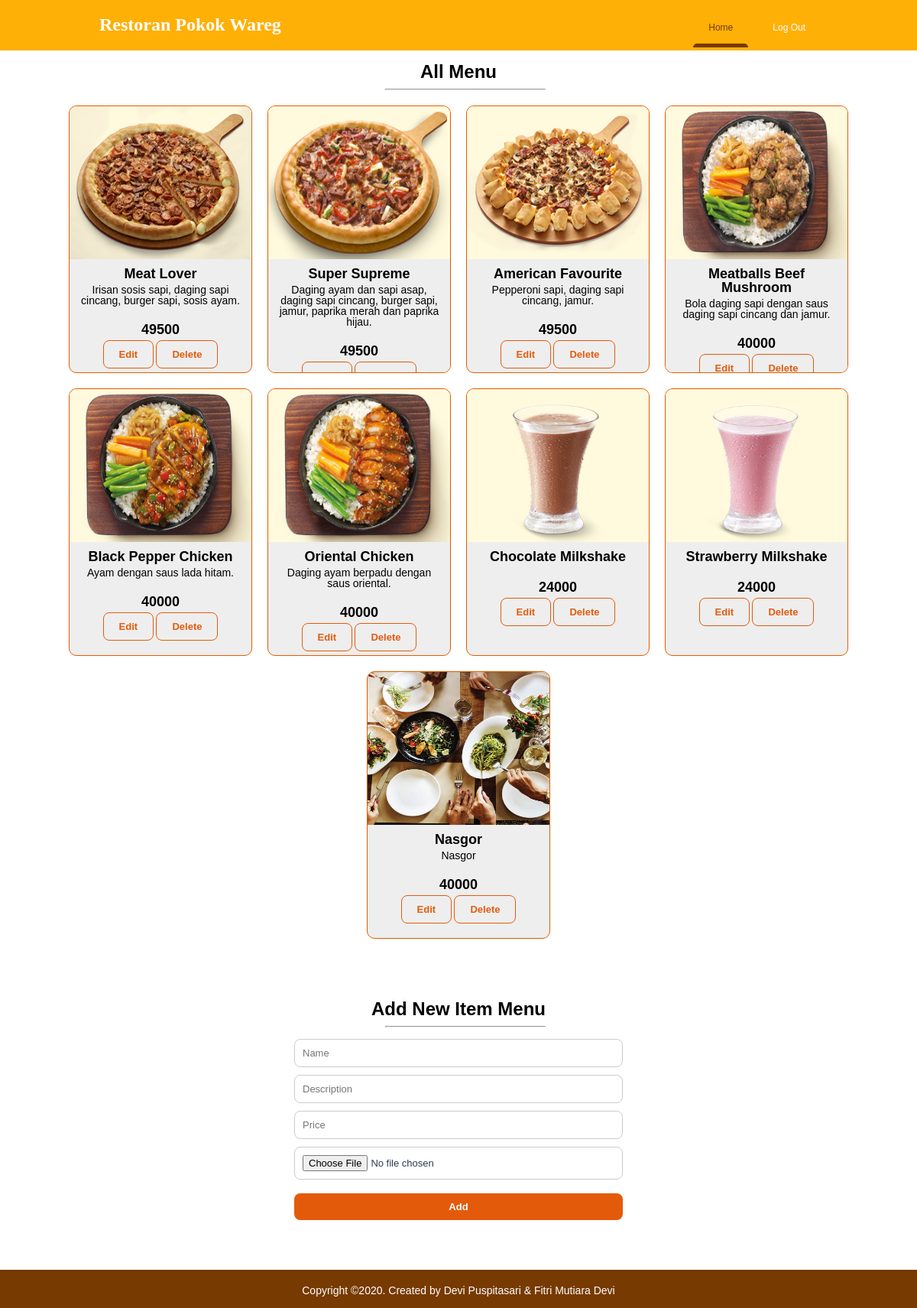
The page /admin/home.php (signed in) on the database its author committed.
### tables this page shows
CREATE TABLE `menu` (
  `id` int(11) NOT NULL,
  `name` varchar(255) NOT NULL,
  `description` text NOT NULL,
  `price` int(11) NOT NULL,
  `image` varchar(255) NOT NULL
);

### controller/admin_home_control.php (called while the page is built, shortened)
<?php
include('../config/koneksi.php');
$sql_select_menu = "SELECT * FROM menu";
$all_menu = mysqli_query($koneksi, $sql_select_menu);

### admin/home.php (the view, shortened to what this page needs)
<?php
include('../config/auto_load.php');
include('../controller/admin_home_control.php');
?>
<!DOCTYPE html>
<html lang="en">
<head>
    <link rel="stylesheet" href="../assets/css/style_admin.css">
</head>
<body>
    <div class="top">
        <div class="container">
            <h1><a href="#" id="logo">Restoran Pokok Wareg</a></h1>
            <header>
                <nav class="nav npc">
                    <a href="home.php" class="nav-item is-active" active-color="rgb(119, 58, 0)">Home</a>
                    <a href="../controller/logout_control.php" class="nav-item" active-color="rgb(119, 58, 0)">Log Out</a>
                    <span class="nav-indicator"></span>
                </nav>
            </header>
        </div>
    </div>
    <div class="judul-container1">
        <h1>All Menu</h1>
        <hr>
    </div>
    <div class="container-tiga">
        <?php while ($menu = mysqli_fetch_array($all_menu)) {  ?>
            <div class="card">
                <div class="header">
                    <img src="../uploads/<?= $menu['image']; ?>">
                </div>
                <div class="content">
                    <h2 style="margin-bottom: 5px"><?= $menu['name']; ?></h2>
                    <p style="margin-bottom: 10px"><?= $menu['description']; ?></p><br>
                    <h2 style="margin-bottom: 5px"><?= $menu['price']; ?></h2><br>
                    <a href="edit.php?id=<?= $menu['id']; ?>" class="btn_edit" type="button" id="btn_edit" name="btn_edit">Edit</a>
                    <a href="../controller/delete_menu_control.php?action=delete&id=<?= $menu['id']; ?>" class="btn_delete" type="button" id="btn_delete" name="btn_delete">Delete</a>
                </div>
            </div>
        <?php } ?>
    </div>
    <div class="judul-container1">
        <h1>Add New Item Menu</h1>
        <hr>
    </div>
    <div class="regis-box">
        <div class="container-tiga">
            <form action="../controller/admin_home_control.php" method="POST" id="form" enctype="multipart/form-data">
                <input type="text" id="name" name="name" placeholder="Name">
                <input type="text" id="desc" name="desc" placeholder="Description">
                <input type="text" id="price" name="price" placeholder="Price">
                <input type="file" id="image" name="image" placeholder="Image">
                <input type="submit" name="btn_add" value="Add" class="btn_login"></input>
            </form>
        </div>
    </div>
    <div class="footer">
        <p class="copy">Copyright &copy2020. Created by Devi Puspitasari & Fitri Mutiara Devi</p>
    </div>
</body>
</html>

### assets/css/style_admin.css (style rules this page uses)
* { margin: 0; padding: 0; -webkit-box-sizing: border-box; box-sizing: border-box; }
article, aside, details, figcaption, figure, footer, header, hgroup, menu, nav, section { display: block; }
html, body { font-family: 'Trebuchet MS', 'Lucida Sans Unicode', 'Lucida Grande', 'Lucida Sans', Arial, sans-serif; font-size: 12px; line-height: 1; }
.top { margin: 0 auto; background-color: rgb(255, 176, 6); padding: 10px; box-sizing: border-box; position: fixed; top: 0; bottom: 0; right: 0; left: 0; z-index: 9999; width: 100%; height: 66px; }
.container { width: 960px; margin: 0 auto; }
.container h1 { color: white; float: none; display: inline-block; padding: 10px; font-family: "Pacifico", cursive; }
.container #logo { text-decoration: none; color: white; }
header { float: right; }
a { cursor: pointer; }
.nav.npc { display: -webkit-inline-box; display: -ms-inline-flexbox; display: inline-flex; position: relative; overflow: hidden; max-width: 100%; }
.nav-item { color: rgb(255, 255, 255); padding: 20px; text-decoration: none; -webkit-transition: .3s; transition: .3s; margin: 0 6px; z-index: 1; font-family: 'DM Sans', sans-serif; font-weight: 500; position: relative; }
.nav-item:before { content: ""; position: absolute; bottom: -6px; left: 0; width: 100%; height: 5px; background-color: rgb(253, 253, 253); border-radius: 8px 8px 0 0; opacity: 0; -webkit-transition: .3s; transition: .3s; }
.nav-indicator { position: absolute; left: 0; bottom: 0; height: 4px; -webkit-transition: .4s; transition: .4s; height: 5px; z-index: 1; border-radius: 8px 8px 0 0; }
.judul-container1 { margin: 70px auto; text-align: center; margin-bottom: -40px; }
.judul-container1 hr { margin-top: 10px; width: 210px; margin-left: 42%; }
.container-tiga { max-width: 1600px; margin: 50px auto; display: flex; flex-wrap: wrap; justify-content: center; }
.card { width: 20%; height: 350px; overflow: auto; border: 1px solid rgb(228, 91, 0); border-radius: 10px; background-color: #eee; margin: 10px; transition: 0.5s; }
.card .header { width: 100%; }
.card .header img { width: 100%; height: 200px; }
.card .content { text-align: center; padding: 10px; box-sizing: border-box; }
p { font-size: 14px; }
.btn_edit, .btn_delete { border: 1px solid rgb(228, 90, 11); font-weight: bold; text-decoration: none; font-size: 13px; color: rgb(228, 90, 11); border-radius: 8px; cursor: pointer; padding: 10px 20px; margin-top: 10px; transition: 0.3s; }
.regis-box { width: 430px; margin: 25px auto; box-sizing: border-box; border-radius: 10px; text-align: center; }
.regis-box #form { border: 0 none; border-radius: 3px; box-sizing: border-box; width: 100%; margin: 5px auto; position: relative; }
.regis-box #form input { padding: 10px; border: 1px solid #ccc; border-radius: 8px; margin-bottom: 10px; width: 100%; box-sizing: border-box; color: #2C3E50; font-size: 13px; }
.regis-box #form .btn_login { width: 100%; background: rgb(228, 90, 11); font-weight: bold; color: white; border: 0 none; border-radius: 8px; cursor: pointer; margin-top: 8px; transition: 0.3s; }
.footer { background-color: rgb(119, 58, 0); padding: 20px; height: 50px; color: white; text-align: center; bottom: 0px; left: 0px; right: 0px; margin-bottom: 0px; }

### rows shown on the page
menu: image (picture), name "Meat Lover", description "Irisan sosis sapi, daging sapi cincang, burger sapi, sosis ayam.", price "49500"
menu: image (picture), name "Super Supreme", description "Daging ayam dan sapi asap, daging sapi cincang, burger sapi, jamur, paprika merah dan paprika hijau.", price "49500"
menu: image (picture), name "American Favourite", description "Pepperoni sapi, daging sapi cincang, jamur.", price "49500"
menu: image (picture), name "Meatballs Beef Mushroom", description "Bola daging sapi dengan saus daging sapi cincang dan jamur.", price "40000"
menu: image (picture), name "Black Pepper Chicken", description "Ayam dengan saus lada hitam.", price "40000"
menu: image (picture), name "Oriental Chicken", description "Daging ayam berpadu dengan saus oriental.", price "40000"
menu: image (picture), name "Chocolate Milkshake", price "24000"
menu: image (picture), name "Strawberry Milkshake", price "24000"
menu: image (picture), name "Nasgor", description "Nasgor", price "40000"
